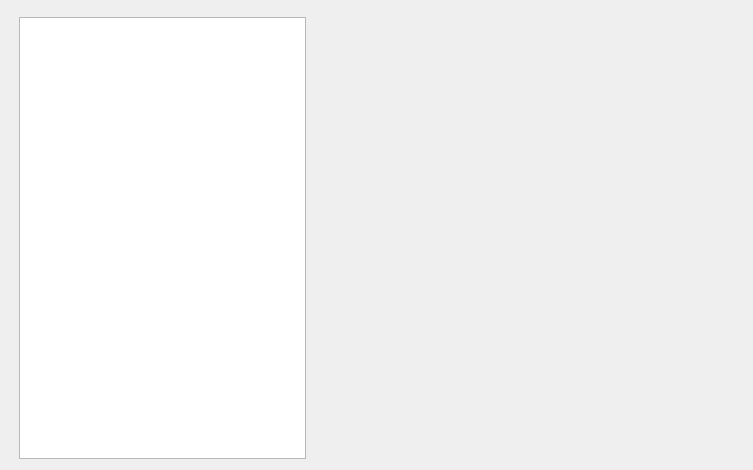
<?xml version="1.0" encoding="UTF-8"?>
<ui version="4.0">
 <class>MTHome</class>
 <widget class="QWidget" name="MTHome">
  <property name="geometry">
   <rect>
    <x>0</x>
    <y>0</y>
    <width>753</width>
    <height>470</height>
   </rect>
  </property>
  <property name="windowTitle">
   <string>Transaction History</string>
  </property>
  <layout class="QGridLayout" name="gridLayout">
   <item row="0" column="0">
    <layout class="QVBoxLayout" name="verticalLayout">
     <property name="sizeConstraint">
      <enum>QLayout::SetNoConstraint</enum>
     </property>
     <item>
      <widget class="QFrame" name="headerFrame">
       <property name="frameShape">
        <enum>QFrame::StyledPanel</enum>
       </property>
       <property name="frameShadow">
        <enum>QFrame::Raised</enum>
       </property>
      </widget>
     </item>
     <item>
      <layout class="QHBoxLayout" name="horizontalLayout" stretch="4,6">
       <property name="leftMargin">
        <number>8</number>
       </property>
       <item>
        <widget class="QTableWidget" name="tableWidget">
         <property name="minimumSize">
          <size>
           <width>250</width>
           <height>0</height>
          </size>
         </property>
         <property name="toolTip">
          <string>Transactions</string>
         </property>
         <property name="selectionMode">
          <enum>QAbstractItemView::SingleSelection</enum>
         </property>
        </widget>
       </item>
       <item>
        <widget class="QWidget" name="widget" native="true">
         <property name="sizePolicy">
          <sizepolicy hsizetype="Preferred" vsizetype="Expanding">
           <horstretch>0</horstretch>
           <verstretch>0</verstretch>
          </sizepolicy>
         </property>
         <property name="toolTip">
          <string>Transaction Details</string>
         </property>
        </widget>
       </item>
      </layout>
     </item>
    </layout>
   </item>
  </layout>
 </widget>
 <resources/>
 <connections/>
</ui>
